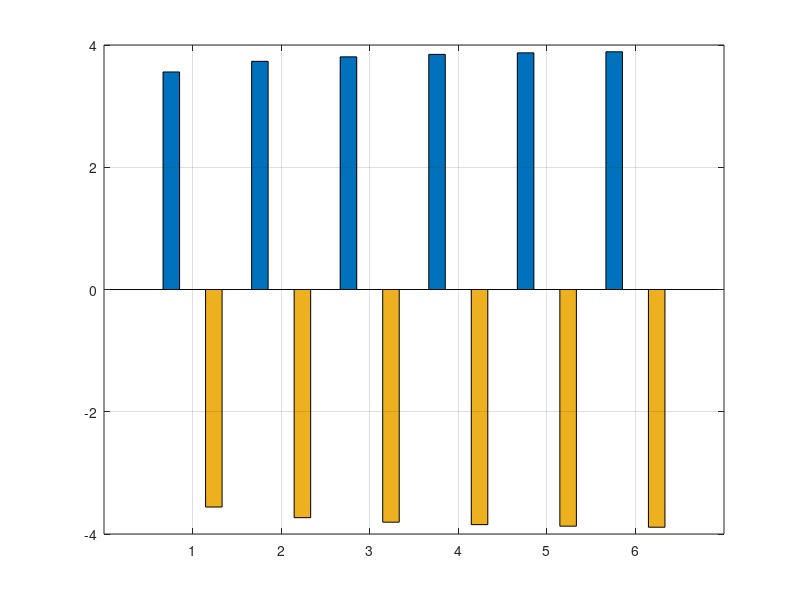

Reproduce this figure in MATLAB. (Note: this script raises an error after producing the figure.)
%% tabla_informe.m — Genera la tabla del informe (Teórica)
% Usa las fórmulas exactas de teoría para llenar la tabla y evitar
% extrapolaciones erróneas en valores de BER muy bajos.
clear; clc; close all;

%% ============ PARÁMETROS ============
BER_obj = [1e-2, 1e-3, 1e-4, 1e-5, 1e-6, 1e-7];

%% ============ CÁLCULO TEÓRICO ============
% Función inversa de la Q-function
Qinv = @(p) sqrt(2)*erfcinv(2*p);

% Para 4-QAM y 4-PSK (curva teórica exacta asumiendo Gray coding)
EbNo_QAM = 10*log10( Qinv(BER_obj).^2 / 2 );
EbNo_PSK = EbNo_QAM; 

% Para 4-PAM (aproximación teórica con Gray coding)
EbNo_PAM = 10*log10( Qinv(BER_obj/0.75).^2 / 0.8 );

% Matriz con los 3 esquemas [4-PAM, 4-QAM, 4-PSK]
EbNo_tabla = [EbNo_PAM(:), EbNo_QAM(:), EbNo_PSK(:)];

%% ============ TABLA 1: Eb/N0 Teórico ============
fprintf('\n\n========= TABLA DE Eb/N0 TEÓRICO (dB) =========\n');
fprintf('  BER    |  Eb/N0 4-PAM |  Eb/N0 4-QAM |  Eb/N0 4-PSK\n');
fprintf('---------+--------------+--------------+--------------\n');
for j = 1:length(BER_obj)
    fprintf(' 10^%-3d  |    %6.2f    |    %6.2f    |    %6.2f\n', ...
        round(log10(BER_obj(j))), ...
        EbNo_tabla(j,1), EbNo_tabla(j,2), EbNo_tabla(j,3));
end
fprintf('=======================================\n');

%% ============ TABLA 2: Diferencias ΔEb/N0 ============
fprintf('\n\n===== TABLA DE DIFERENCIAS ΔEb/N0 (dB) =====\n');
fprintf('  BER    | 4PAM-4QAM | 4PSK-4QAM | 4QAM-4PAM\n');
fprintf('---------+-----------+-----------+-----------\n');
for j = 1:length(BER_obj)
    d1 = EbNo_tabla(j,1) - EbNo_tabla(j,2);   % 4PAM - 4QAM
    d2 = EbNo_tabla(j,3) - EbNo_tabla(j,2);   % 4PSK - 4QAM
    d3 = EbNo_tabla(j,2) - EbNo_tabla(j,1);   % 4QAM - 4PAM
    fprintf(' 10^%-3d  |   %+6.2f  |   %+6.2f  |   %+6.2f\n', ...
        round(log10(BER_obj(j))), d1, d2, d3);
end
fprintf('============================================\n');

%% ============ GRÁFICA DE BARRAS ============
figure('Name', 'Tabla ΔEb/N0', 'Position', [200 200 800 450]);
Delta = [EbNo_tabla(:,1) - EbNo_tabla(:,2), ...
    EbNo_tabla(:,3) - EbNo_tabla(:,2), ...
    EbNo_tabla(:,2) - EbNo_tabla(:,1)];

b = bar(Delta, 'grouped');
grid on;
b(1).FaceColor = [0.2 0.4 0.8];
b(2).FaceColor = [0.2 0.7 0.3];
b(3).FaceColor = [0.8 0.2 0.2];

set(gca, 'XTickLabel', ...
    {'10^{-2}','10^{-3}','10^{-4}','10^{-5}','10^{-6}','10^{-7}'}, ...
    'FontSize', 11);
xlabel('BER', 'FontSize', 12);
ylabel('\Delta E_b/N_0 (dB)', 'FontSize', 12);
title('Diferencias Teóricas de E_b/N_0 entre esquemas', 'FontSize', 13);
legend({'4PAM - 4QAM', '4PSK - 4QAM', '4QAM - 4PAM'}, ...
    'Location', 'best');
yline(0, 'k-', 'LineWidth', 1);
